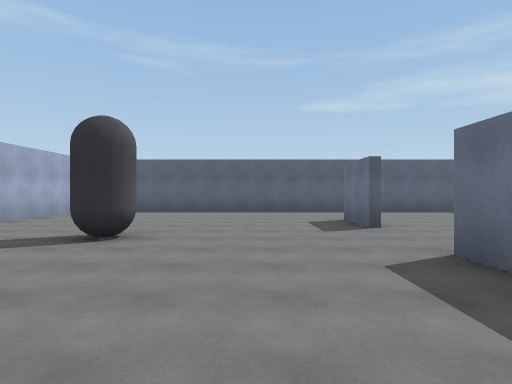
[1] (above)

12 first-person views from a walk through a scene from a Unity 3-D project. The camera is 1.5 m above the floor, looks level and sees 75° across. The floor is counted in squares, 2 m on a side. Each view is taken from the middle of a square. On the plan, view 1 faces up. The plan holds only what a view shows up to about 11 squares ahead; the rest is blank. The place goes on beyond the plan. The player is left out.

[2]
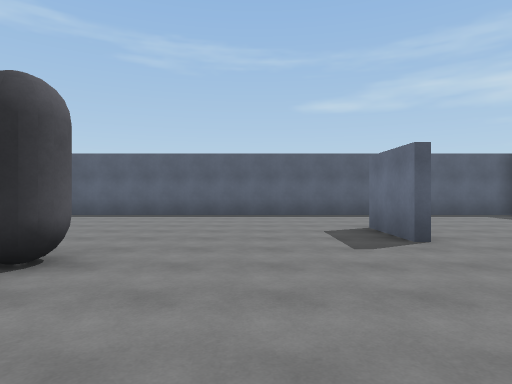

[3]
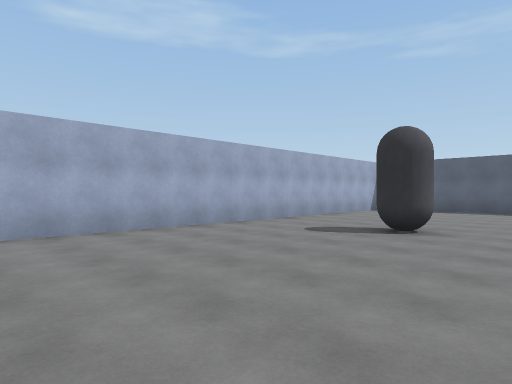

[4]
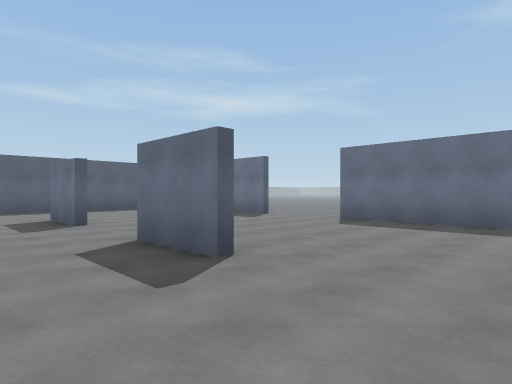

[5]
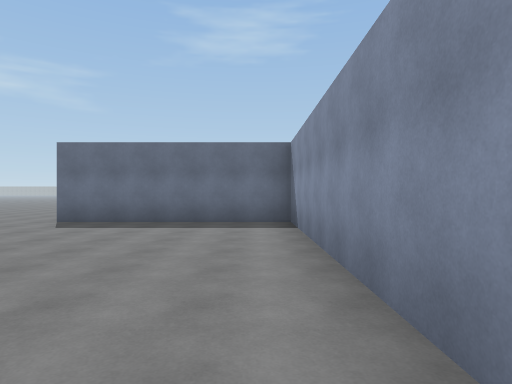

[6]
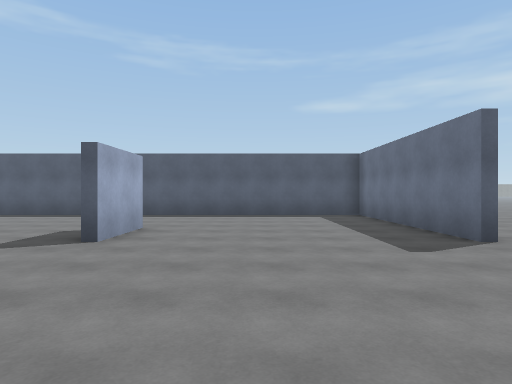

[7]
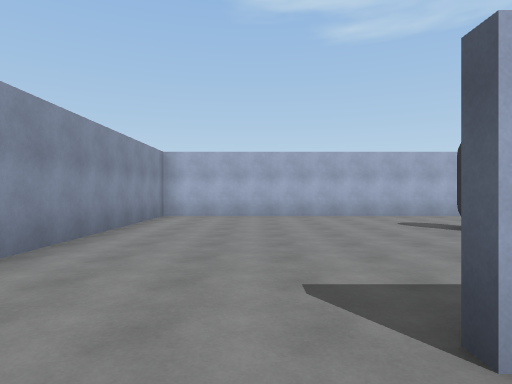

[8]
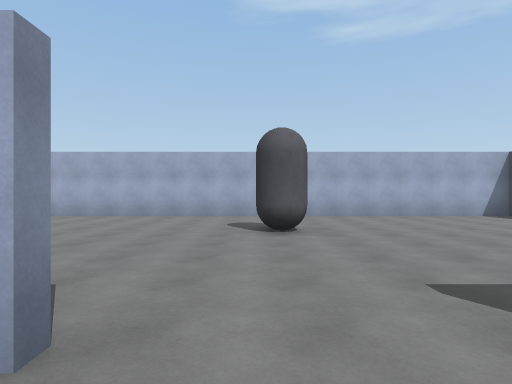

[9]
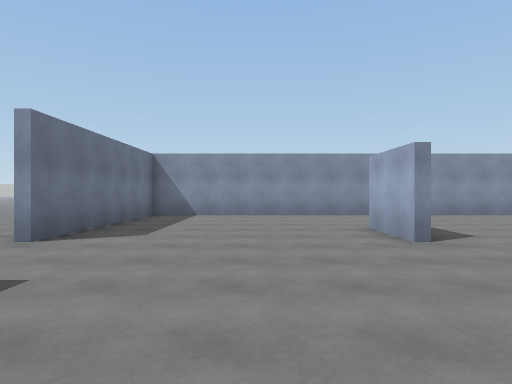

[10]
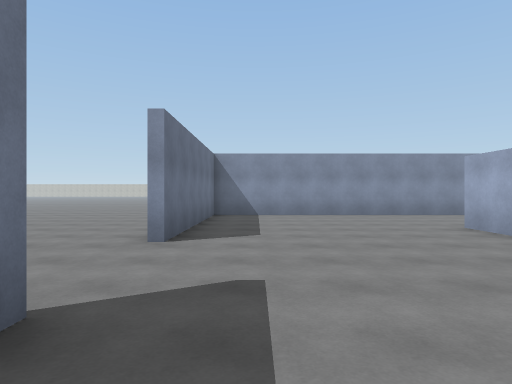

[11]
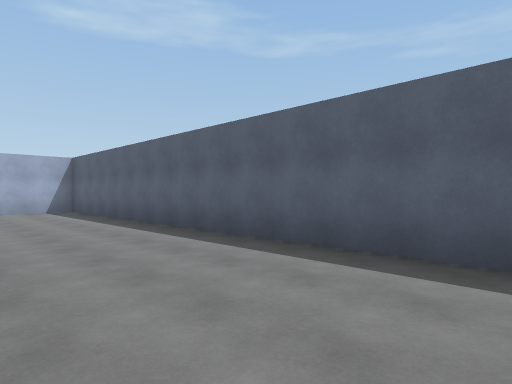

[12]
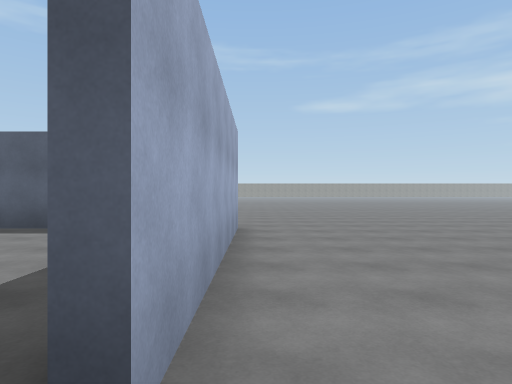

### Floor plan
Points are (right, up) in squares from view 1. A wall is a line through its corners. A room is listed if a view was taken in it or the views show most of it. See-through windows are left out.
Room 1 (views 1, 2, 3, 4, 5, 6, 7, 8, 9, 10, 11)
walls: (2.4, 7) (2.4, 9); (2.6, 4.1) (2.6, 2); (2.6, 8.9) (2.6, 7); (2.4, 1.9) (2.4, 4); (8.4, 7) (8.4, 12.9) (-6.4, 12.9) (-6.4, -1.9) (8.4, -1.9) (8.4, 4)
ways out: opening at (8, 5) to room 2
objects: other object (-3, 5) to (-2, 6)
Room 2 (view 12)
walls: (8.6, 12.8) (8.6, 7)
ways out: opening at (8, 5) to room 1

Where each view was taken, in squares from view 1:
view 1: 0 up, 0 right, facing up
view 2: 2 up, 0 right, facing up
view 3: 1 down, 0 right, facing up-left
view 4: 1 down, 0 right, facing up-right
view 5: 1 down, 0 right, facing right
view 6: 2 up, 5 right, facing up
view 7: 1 up, 4 right, facing left
view 8: 5 up, 4 right, facing left
view 9: 9 up, 5 right, facing down
view 10: 9 up, 7 right, facing down
view 11: 9 up, 7 right, facing up-left
view 12: 6 up, 9 right, facing up
